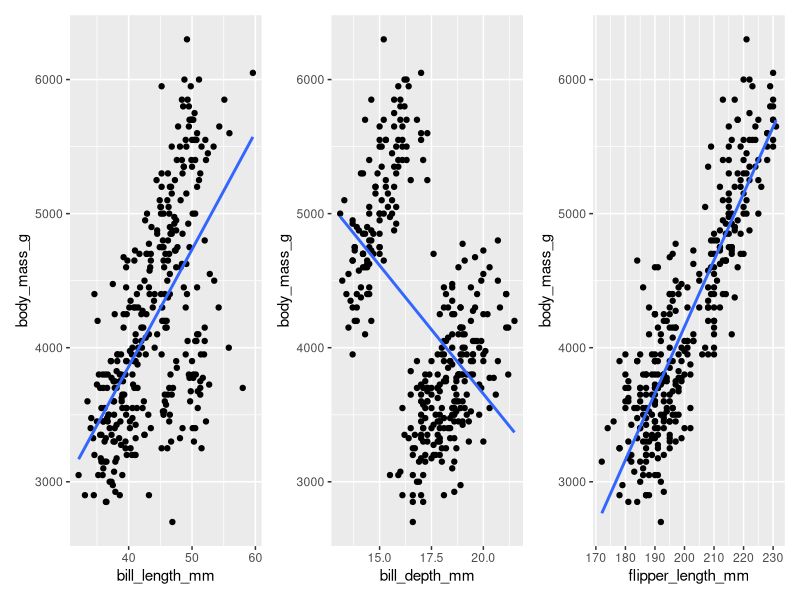

Generate this figure with R:
## ---- chunk 1

predictors <- c("disp", "hp", "wt", "qsec")

models <- purrr::map(predictors, \(x) {
  lm(reformulate(x, response = "mpg"), data = mtcars)
})
models

results <- purrr::map_dfr(models, \(model) {
  broom::tidy(model) |>
    dplyr::filter(term != "(Intercept)") |>
    dplyr::select(term, estimate, p.value) |>
    dplyr::mutate(r_squared = broom::glance(model)$r.squared)
})
results
## ---- chunk 2

make_modeler <- function(data, outcome) {
  function(predictor) {
    model <- lm(reformulate(predictor, response = outcome), data = data)
    tidymodel <- broom::tidy(model) |>
      dplyr::filter(term != "(Intercept)")
    return(tidymodel)
  }
}

model_mpg <- make_modeler(mtcars, "mpg")

purrr::map_dfr(c("wt", "hp", "disp", "qsec"), model_mpg)
## ---- chunk 3
library(palmerpenguins)

penguin_modeler <- function(data, outcome) {
  function(predictor) {
    model <- lm(
      reformulate(predictor, response = outcome),
      data = data
    )
    broom::tidy(model)
  }
}

model_bill <- penguin_modeler(penguins, "body_mass_g")
model_bill

model_bill("bill_length_mm")

predictors_penguin <- c(
  "bill_length_mm",
  "bill_depth_mm",
  "flipper_length_mm"
)

purrr::map_dfr(predictors_penguin, model_bill)
## ---- chunk 4
library(ggplot2)

make_plotter <- function(data, outcome) {
  function(predictor) {
    ggplot(
      data,
      aes(x = .data[[predictor]], y = .data[[outcome]])
    ) +
      geom_point() +
      geom_smooth(method = "lm", se = FALSE)
  }
}

penguin_body_mass_plotter <- make_plotter(
  penguins,
  "body_mass_g"
)

predictors_plot <- c(
  "bill_length_mm",
  "bill_depth_mm",
  "flipper_length_mm"
)

plots <- purrr::map(
  predictors_plot,
  penguin_body_mass_plotter
)

patchwork::wrap_plots(plots)
